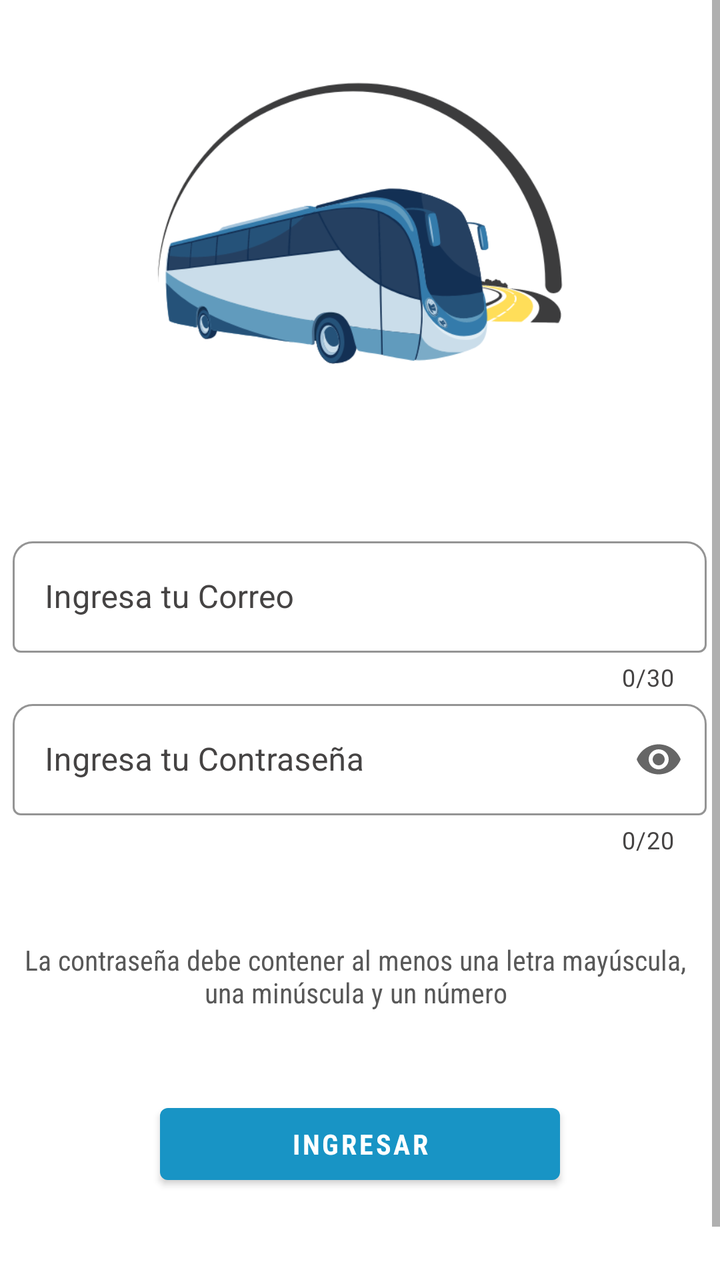
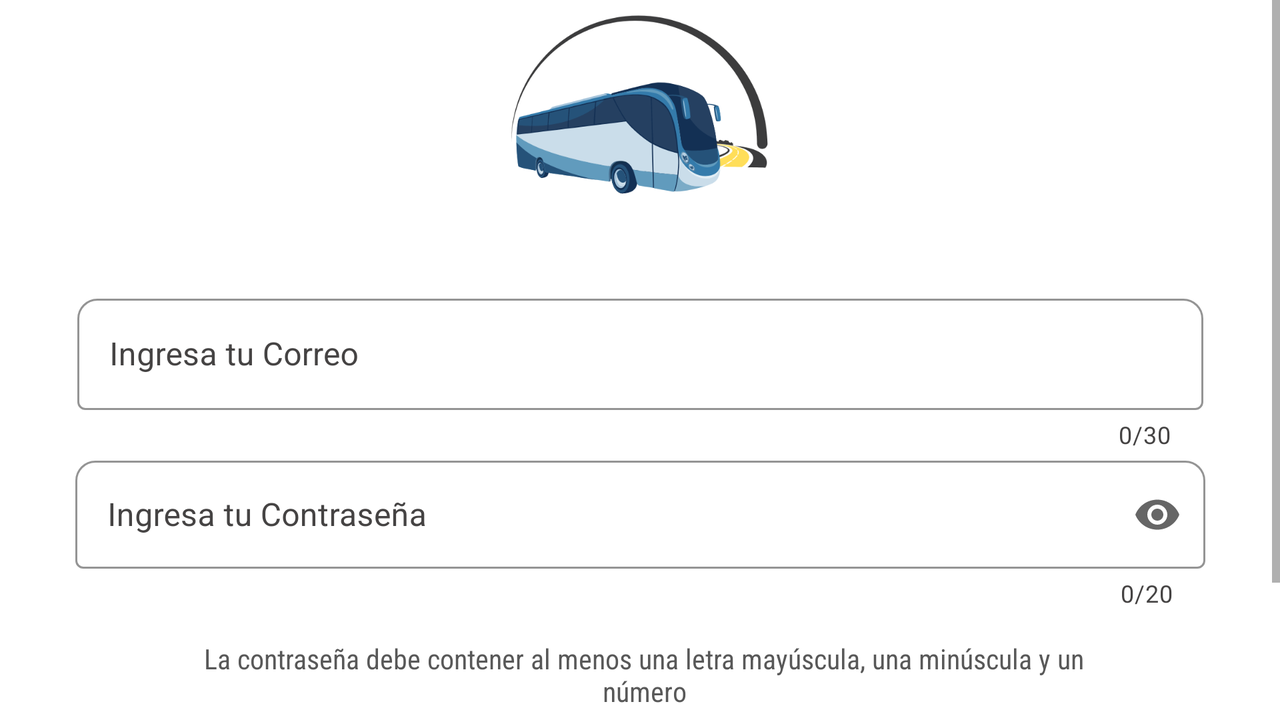

One screen, two layout resources from the same app: the default and the repository's alternative for another configuration. Each is rendered where Android would select it; the XML of both is given below.
<!-- AndroidManifest.xml: application theme Theme.IterbusMovilidad -->
<!-- res/layout/activity_iniciar_sesion.xml -->
<?xml version="1.0" encoding="utf-8"?>
<androidx.constraintlayout.widget.ConstraintLayout xmlns:android="http://schemas.android.com/apk/res/android"
    xmlns:app="http://schemas.android.com/apk/res-auto"
    xmlns:tools="http://schemas.android.com/tools"
    android:layout_width="match_parent"
    android:layout_height="match_parent"
    android:forceDarkAllowed="false"
    android:background="@color/white"
    tools:context=".IniciarSesion">

    <ScrollView
        android:layout_width="match_parent"
        android:layout_height="match_parent"
        android:orientation="vertical"
        app:layout_constraintBottom_toBottomOf="parent"
        app:layout_constraintEnd_toEndOf="parent"
        app:layout_constraintStart_toStartOf="parent"
        app:layout_constraintTop_toTopOf="parent"
        tools:context=".IniciarSesion">

        <androidx.constraintlayout.widget.ConstraintLayout
            android:layout_width="match_parent"
            android:layout_height="wrap_content"
            android:layout_marginBottom="10dp">

            <com.google.android.material.textfield.TextInputLayout
                android:id="@+id/textInputLayout"
                style="@style/Widget.MaterialComponents.TextInputLayout.OutlinedBox"
                android:layout_width="347dp"
                android:layout_height="wrap_content"
                android:layout_marginTop="28dp"
                android:hint="Ingresa tu Correo"
                app:boxBackgroundMode="outline"
                app:boxCornerRadiusTopEnd="10dp"
                app:boxStrokeColor="@color/grayy"
                app:boxCornerRadiusTopStart="10dp"
                app:counterEnabled="true"

                app:counterTextColor="@color/grayy"
                app:counterMaxLength="30"
                android:backgroundTint="@color/azul"
                android:textColorHint="@color/grayy"
                app:layout_constraintEnd_toEndOf="@+id/imageView"
                app:layout_constraintStart_toStartOf="@+id/imageView"
                app:layout_constraintTop_toBottomOf="@+id/imageView">

                <com.google.android.material.textfield.TextInputEditText
                    android:id="@+id/idTxtCorreo"
                    android:textColor="@color/azul"
                    android:layout_width="match_parent"
                    android:layout_height="wrap_content"
                    android:inputType="textEmailAddress"
                    android:maxLength="30"

                    android:backgroundTint="@color/azul"
                    app:errorEnabled="true" />
            </com.google.android.material.textfield.TextInputLayout>

            <com.google.android.material.textfield.TextInputLayout
                android:id="@+id/textInputLayout2"
                style="@style/Widget.MaterialComponents.TextInputLayout.OutlinedBox"
                android:layout_width="347dp"
                android:layout_height="wrap_content"
                android:hint="Ingresa tu Contraseña "
                app:boxBackgroundMode="outline"
                app:boxCornerRadiusTopEnd="10dp"
                app:boxCornerRadiusTopStart="10dp"
                app:counterEnabled="true"
                app:counterTextColor="@color/grayy"
                app:counterMaxLength="20"


                app:boxStrokeColor="@color/grayy"
                android:textColorHint="@color/grayy"
                android:backgroundTint="@color/azul"
                app:endIconMode="password_toggle"
                app:layout_constraintEnd_toEndOf="@+id/textInputLayout"
                app:layout_constraintHorizontal_bias="0.0"
                app:layout_constraintStart_toStartOf="@+id/textInputLayout"
                app:layout_constraintTop_toBottomOf="@+id/textInputLayout">

                <com.google.android.material.textfield.TextInputEditText
                    android:id="@+id/idTxtContrasenia"
                    android:textColor="@color/azul"


                    android:layout_width="match_parent"
                    android:layout_height="wrap_content"
                   android:textColorHint="@color/grayy"
                    android:backgroundTint="@color/azul"
                    android:inputType="textPassword"
                    android:maxLength="20" />
            </com.google.android.material.textfield.TextInputLayout>


            <ImageView
                android:id="@+id/imageView"
                android:layout_width="288dp"
                android:layout_height="208dp"
                app:layout_constraintBottom_toBottomOf="parent"
                app:layout_constraintEnd_toEndOf="parent"
                app:layout_constraintHorizontal_bias="0.495"
                app:layout_constraintStart_toStartOf="parent"
                app:layout_constraintTop_toTopOf="parent"
                app:layout_constraintVertical_bias="0.064"
                app:srcCompat="@drawable/iconicooo" />

            <LinearLayout
                android:id="@+id/bntGoogle"
                android:layout_width="match_parent"
                android:layout_height="wrap_content"
                android:layout_marginTop="32dp"
                android:gravity="center"
                android:orientation="horizontal"
                app:layout_constraintEnd_toEndOf="parent"
                app:layout_constraintHorizontal_bias="0.0"
                app:layout_constraintStart_toStartOf="parent"
                app:layout_constraintTop_toBottomOf="@+id/button">

                <ImageButton
                    android:id="@+id/Google"
                    android:layout_width="40dp"
                    android:layout_height="40dp"
                    android:background="@drawable/goo"
                    app:layout_constraintStart_toStartOf="parent"
                    app:layout_constraintTop_toBottomOf="@+id/btnInicioD" />

                <TextView
                    android:layout_width="wrap_content"
                    android:layout_height="wrap_content"
                    android:layout_marginStart="10dp"
                    android:text="Google"
                    android:textSize="22sp"
                    android:textColor="@color/azul"
                    android:textStyle="bold"
                    app:layout_constraintEnd_toEndOf="parent"
                    app:layout_constraintHorizontal_bias="0.058"
                    app:layout_constraintStart_toEndOf="@+id/bntGoogle"
                    app:layout_constraintTop_toBottomOf="@+id/btnInicioD" />

            </LinearLayout>

            <TextView
                android:id="@+id/textView9"
                android:layout_width="351dp"
                android:layout_height="64dp"
                android:layout_marginTop="28dp"
                android:gravity="center"
                android:text="La contraseña debe contener al menos una letra mayúscula, una minúscula y un número"
                android:fontFamily="sans-serif-condensed"
                android:textColor="@color/grisinter"
                app:layout_constraintEnd_toEndOf="@+id/textInputLayout2"
                app:layout_constraintHorizontal_bias="1.0"
                app:layout_constraintStart_toStartOf="@+id/textInputLayout2"
                app:layout_constraintTop_toBottomOf="@+id/textInputLayout2" />

            <Button
                android:id="@+id/button"
                android:layout_width="200dp"
                android:layout_height="48dp"
                android:layout_marginTop="92dp"
                android:text="Ingresar"
                android:fontFamily="sans-serif-condensed"
                android:textStyle="bold"

                app:layout_constraintEnd_toEndOf="parent"
                app:layout_constraintStart_toStartOf="parent"
                app:layout_constraintTop_toTopOf="@+id/textView9" />

        </androidx.constraintlayout.widget.ConstraintLayout>
    </ScrollView>


</androidx.constraintlayout.widget.ConstraintLayout>
<!-- resources referenced by this layout -->
<resources>
  <color name="azul">#1894C5</color>
  <color name="grayy">#454343</color>
  <color name="grisinter">#585858</color>
  <color name="white">#FFFFFFFF</color>
  <!-- drawable iconicooo: png bitmap (drawable, 52275 bytes) -->
  <style name="Theme.IterbusMovilidad" parent="Theme.MaterialComponents.DayNight.DarkActionBar">
          
          <item name="colorPrimary">@color/azul</item>
         
          <item name="colorOnPrimary">@color/white</item>
          
          <item name="colorSecondary">@color/teal_200</item>
          <item name="colorSecondaryVariant">@color/teal_700</item>
          <item name="colorOnSecondary">@color/azulbus</item>
          
         
          
      </style>
  <color name="teal_200">#FF03DAC5</color>
  <color name="teal_700">#FF018786</color>
  <color name="azulbus">#009ece</color>
</resources>
<!-- res/layout-land/activity_iniciar_sesion.xml (the repository's variant of the layout above) -->
<!-- drawn on the phone turned sideways -->
<?xml version="1.0" encoding="utf-8"?>
<androidx.constraintlayout.widget.ConstraintLayout xmlns:android="http://schemas.android.com/apk/res/android"
    xmlns:app="http://schemas.android.com/apk/res-auto"
    xmlns:tools="http://schemas.android.com/tools"
    android:layout_width="match_parent"
    android:layout_height="match_parent"
    android:background="@color/white"
    android:forceDarkAllowed="false"
    tools:context=".IniciarSesion">

    <ScrollView
        android:layout_width="match_parent"
        android:layout_height="match_parent"
        android:orientation="vertical"
        app:layout_constraintBottom_toBottomOf="parent"
        app:layout_constraintEnd_toEndOf="parent"
        app:layout_constraintHorizontal_bias="0.0"
        app:layout_constraintStart_toStartOf="parent"
        app:layout_constraintTop_toTopOf="parent"
        app:layout_constraintVertical_bias="0.0"
        tools:context=".IniciarSesion">

        <androidx.constraintlayout.widget.ConstraintLayout
            android:layout_width="match_parent"
            android:layout_height="wrap_content"
            android:layout_marginBottom="10dp">


            <com.google.android.material.textfield.TextInputLayout
                android:id="@+id/textInputLayout"
                style="@style/Widget.MaterialComponents.TextInputLayout.OutlinedBox"
                android:layout_width="563dp"
                android:layout_height="81dp"
                android:layout_marginTop="12dp"
                android:backgroundTint="@color/azul"
                android:hint="Ingresa tu Correo"
                android:textColorHint="@color/grayy"
                app:boxBackgroundMode="outline"
                app:boxCornerRadiusTopEnd="10dp"
                app:boxCornerRadiusTopStart="10dp"
                app:counterEnabled="true"
                app:boxStrokeColor="@color/grayy"
                app:counterMaxLength="30"
                app:counterTextColor="@color/grayy"
                app:layout_constraintEnd_toEndOf="parent"
                app:layout_constraintHorizontal_bias="0.503"
                app:layout_constraintStart_toStartOf="parent"
                app:layout_constraintTop_toBottomOf="@+id/imageView">

                <com.google.android.material.textfield.TextInputEditText
                    android:id="@+id/idTxtCorreo"
                    android:layout_width="match_parent"
                    android:layout_height="wrap_content"
                    android:backgroundTint="@color/azul"
                    android:inputType="textEmailAddress"
                    android:maxLength="30"

                    android:textColor="@color/azul"
                    app:errorEnabled="true" />
            </com.google.android.material.textfield.TextInputLayout>

            <com.google.android.material.textfield.TextInputLayout
                android:id="@+id/textInputLayout2"
                style="@style/Widget.MaterialComponents.TextInputLayout.OutlinedBox"
                android:layout_width="565dp"
                android:layout_height="79dp"
                android:backgroundTint="@color/azul"
                app:boxStrokeColor="@color/grayy"
                android:hint="Ingresa tu Contraseña "
                android:textColorHint="@color/grayy"
                app:boxBackgroundMode="outline"
                app:boxCornerRadiusTopEnd="10dp"
                app:boxCornerRadiusTopStart="10dp"
                app:counterEnabled="true"
                app:counterMaxLength="20"
                app:counterTextColor="@color/grayy"
                app:endIconMode="password_toggle"
                app:layout_constraintEnd_toEndOf="parent"
                app:layout_constraintHorizontal_bias="0.502"
                app:layout_constraintStart_toStartOf="parent"
                app:layout_constraintTop_toBottomOf="@+id/textInputLayout">

                <com.google.android.material.textfield.TextInputEditText
                    android:id="@+id/idTxtContrasenia"
                    android:layout_width="match_parent"
                    android:layout_height="54dp"
                    android:backgroundTint="@color/azul"
                    android:inputType="textPassword"
                    android:maxLength="20"
                    android:textColor="@color/azul"
                    android:textColorHint="@color/grayy" />
            </com.google.android.material.textfield.TextInputLayout>

            <ImageView
                android:id="@+id/imageView"
                android:layout_width="307dp"
                android:layout_height="132dp"
                app:layout_constraintBottom_toBottomOf="parent"
                app:layout_constraintEnd_toEndOf="parent"
                app:layout_constraintHorizontal_bias="0.498"
                app:layout_constraintStart_toStartOf="parent"
                app:layout_constraintTop_toTopOf="parent"
                app:layout_constraintVertical_bias="0.0"
                app:srcCompat="@drawable/iconicooo" />

            <LinearLayout
                android:id="@+id/bntGoogle"
                android:layout_width="734dp"
                android:layout_height="35dp"
                android:gravity="center"
                android:orientation="horizontal"
                app:layout_constraintBottom_toBottomOf="parent"
                app:layout_constraintEnd_toEndOf="parent"
                app:layout_constraintHorizontal_bias="0.666"
                app:layout_constraintStart_toStartOf="parent"
                app:layout_constraintTop_toBottomOf="@+id/button"
                app:layout_constraintVertical_bias="0.0">

                <ImageButton
                    android:id="@+id/Google"
                    android:layout_width="36dp"
                    android:layout_height="40dp"
                    android:background="@drawable/goo"
                    app:layout_constraintStart_toStartOf="parent"
                    app:layout_constraintTop_toBottomOf="@+id/btnInicioD" />

                <TextView
                    android:layout_width="wrap_content"
                    android:layout_height="wrap_content"
                    android:layout_marginStart="10dp"
                    android:text="Google"
                    android:textColor="@color/azul"
                    android:textSize="22sp"
                    android:textStyle="bold"
                    app:layout_constraintEnd_toEndOf="parent"
                    app:layout_constraintHorizontal_bias="0.058"
                    app:layout_constraintStart_toEndOf="@+id/bntGoogle"
                    app:layout_constraintTop_toBottomOf="@+id/btnInicioD" />

            </LinearLayout>

            <TextView
                android:id="@+id/textView9"
                android:layout_width="454dp"
                android:layout_height="51dp"
                android:layout_marginTop="8dp"
                android:fontFamily="sans-serif-condensed"
                android:gravity="center"
                android:text="La contraseña debe contener al menos una letra mayúscula, una minúscula y un número"
                android:textColor="@color/grisinter"
                app:layout_constraintEnd_toEndOf="parent"
                app:layout_constraintHorizontal_bias="0.51"
                app:layout_constraintStart_toStartOf="parent"
                app:layout_constraintTop_toBottomOf="@+id/textInputLayout2" />

            <Button
                android:id="@+id/button"
                android:layout_width="189dp"
                android:layout_height="47dp"
                android:fontFamily="sans-serif-condensed"
                android:text="Ingresar"
                app:layout_constraintEnd_toEndOf="parent"
                app:layout_constraintHorizontal_bias="0.499"
                app:layout_constraintStart_toStartOf="parent"
                app:layout_constraintTop_toBottomOf="@+id/textView9" />

        </androidx.constraintlayout.widget.ConstraintLayout>
    </ScrollView>


</androidx.constraintlayout.widget.ConstraintLayout>
